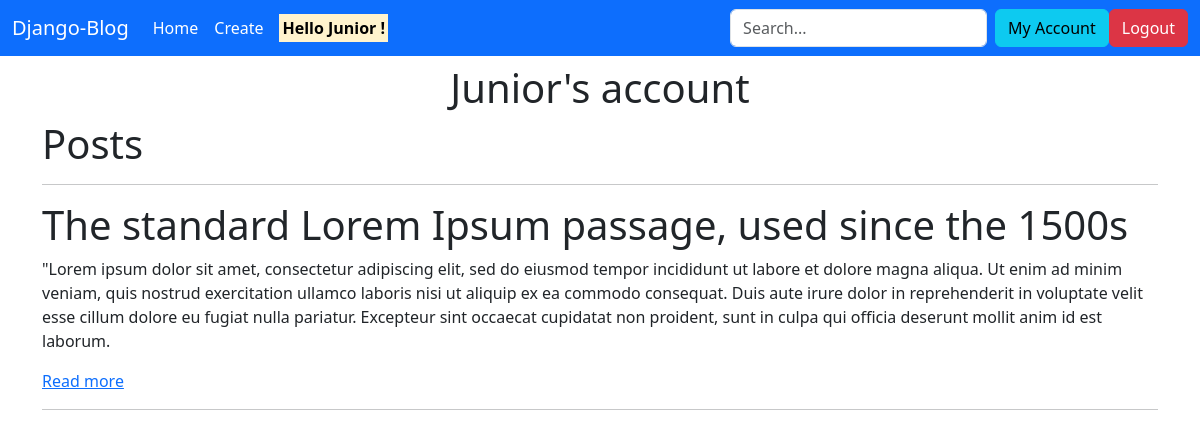
/my_account/ (signed in), run on the app's committed database.
### base/models.py (models this page shows, shortened)
class Post(models.Model):
    title = models.CharField(max_length=100)
    body = models.TextField()
    author = models.ForeignKey(User, on_delete=models.CASCADE)
    created = models.DateTimeField(auto_now_add=True)
    updated = models.DateTimeField(auto_now=True)
    class Meta:
        ordering = ['-created']

### base/views.py (the view)
# urls.py: path('my_account/', views.myAccount, name="my_account"),
@login_required(login_url='login')
def myAccount(request):
    user = request.user
    user_posts = Post.objects.filter(author=user)
    context = {'posts': user_posts}
    context['capitalize_username'] = request.user.username.capitalize()
    return render(request, 'my_account.html', context)

### templates/my_account.html
{% extends './base.html' %} {% block tittle %} My Account {% endblock tittle %}
{% block content %}
<h1 class="text-center mt-2">{{capitalize_username}}'s account</h1>
<div class="container account-container">
  <div class="account-posts">
    <h1 class="mb-2">Posts</h1>
    <hr />
    <div class="posts-wrapper">
      {% for post in posts %}
      <div class="blog">
        <h1>{{post.title}}</h1>
        <p>{{post.body}}</p>
        <a href="{% url 'post_detail' post.id %}">Read more</a>
      </div>
      <hr />
      {% empty %}
      <h1>No posts to show</h1>
      {% endfor %}
    </div>
  </div>
</div>
{% endblock content %}

### templates/navbar.html (shortened to what this page needs)
<nav class="navbar navbar-expand-lg navbar-dark bg-primary">
  <div class="container-fluid">
    <a class="navbar-brand" href="{% url 'index' %}">Django-Blog</a>
    <div class="collapse navbar-collapse" id="navbarColor01">
      <ul class="navbar-nav me-auto">
        <li class="nav-item">
          <a class="nav-link active" href="{% url 'index' %}"
            >Home
          </a>
        </li>
        {% if request.user.is_authenticated %}
        <li class="nav-item">
          <a class="nav-link active" href="{% url 'create_post' %}">Create</a>
        </li>
        <li class="nav-item">
          <a class="nav-link" href="{% url 'index' %}">
            <strong><mark> Hello {{ request.user.username}} !</mark></strong>
          </a>
        </li>
        {% endif %}
      </ul>
      <form class="d-flex" action="" method="GET">
        <input
          class="form-control me-sm-2"
          type="search"
          name="search"
          placeholder="Search..."
        />
      </form>
      {% if request.user.is_authenticated %}
      <a href="{% url 'my_account' %}"
        ><button type="button" class="btn btn-info">My Account</button></a
      >
      <a href="{% url 'logout' %}"
        ><button type="button" class="btn btn-danger">Logout</button></a
      >
      {% endif %}
    </div>
  </div>
</nav>

### data on the page
Post: title "The standard Lorem Ipsum passage, used since the 1500s", body "\"Lorem ipsum dolor sit amet, consectetur adipiscing elit, sed do eiusmod tempor incididunt ut labore et dolore magna aliqua. Ut enim ad minim veniam, quis nostrud exercitation ullamco laboris nisi ut aliquip ex ea commodo consequat. Duis aute irure dolor in reprehenderit in voluptate velit esse cillum dolore eu fugiat nulla pariatur. Excepteur sint occaecat cupidatat non proident, sunt in culpa qui officia deserunt mollit anim id est laborum."

### other printed values
{{ request.user.username }} "Junior"
{{ capitalize_username }} "Junior"
